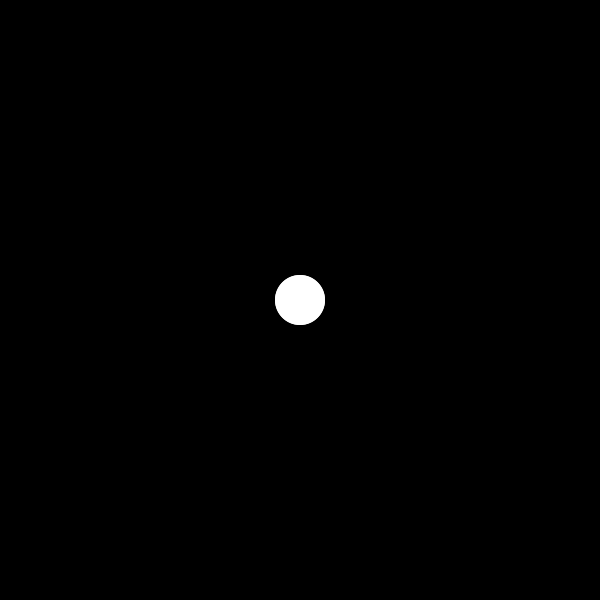
Frame 1 (no input)
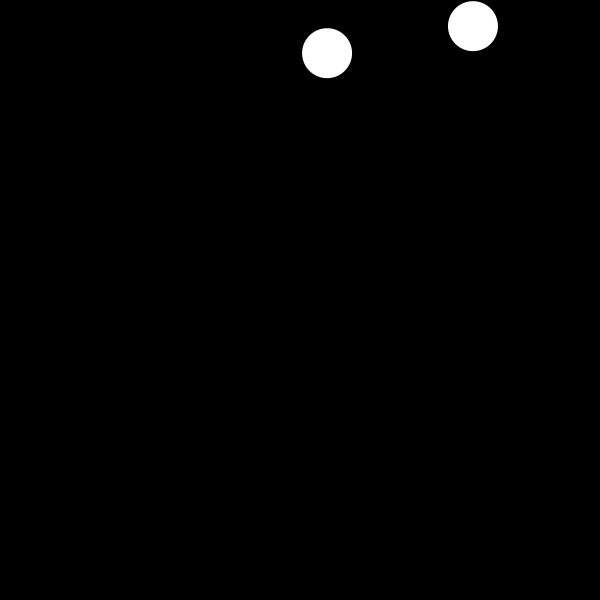
Frame 60 (the mouse pressed at the canvas centre just before this capture)
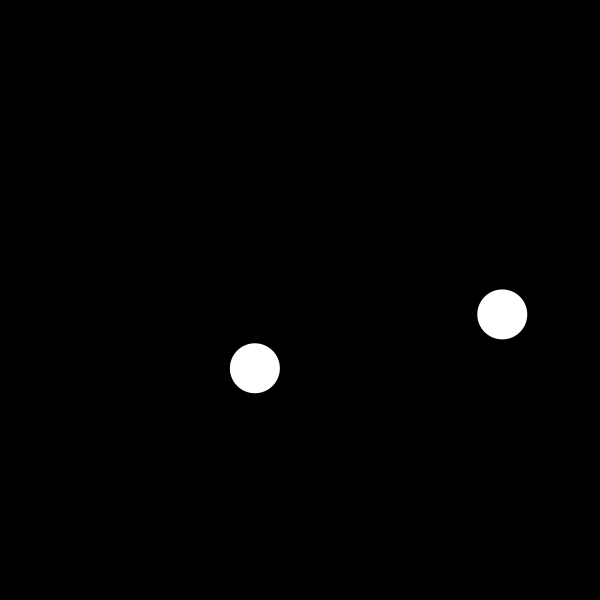
Frame 120 (the mouse held since frame 60 and released just before this capture)

The Processing sketch that drew these frames (run headless with seeded random() and noise(); from frame 60 on, the mouse is pressed at the canvas centre):

// Processing sketch: twoObjects
// ── twoObjects.pde
Mover m;
Mover m2;

void setup() {
  size(600, 600);
  m = new Mover(width/2, height/2);
  m2 = new Mover(width/2, height/2);
}

void draw() {
  background(0);
  m.display();
  m.update();
  m.checkEdges();

  m2.display();
  m2.update();
  m2.checkEdges();
}
// ── Mover.pde
class Mover {
  float x, y;
  float xspeed, yspeed;
  float diameter;

  Mover(float xpos, float ypos) {
    x = xpos;
    y = ypos;
    xspeed = random(-10, 10);
    yspeed = random(-10, 10);
    diameter = 50;
  }

  void display() {
    fill(255);
    noStroke();
    ellipse(x, y, diameter, diameter);
  }

  void update() {
    x = x + xspeed;
    y = y + yspeed;
  }

  void checkEdges() {
    if (x < diameter/2 || x > width - diameter/2) {
      xspeed = xspeed * -1;
    }
    if (y < diameter/2 || y > height - diameter/2) {
      yspeed = yspeed * -1;
    }
  }
}
